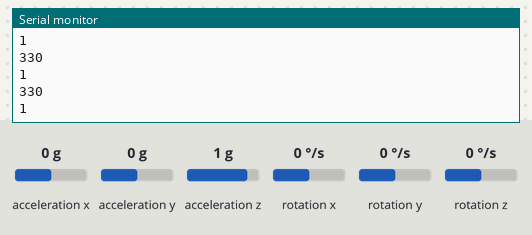
A sketch run on a simulated Arduino Uno, built for the host (arithmetic inside an expression is 32-bit, double 64-bit). On the bench: the last lines printed to the serial monitor. The test bench sets the inputs (shaded band); at power-on: acceleration x 0 g, acceleration y 0 g, acceleration z 1 g, rotation x 0 °/s, rotation y 0 °/s, rotation z 0 °/s.

Above: at 1.2 s.
1.3 s: acceleration x set to -1.4 g
At 1.46 s:
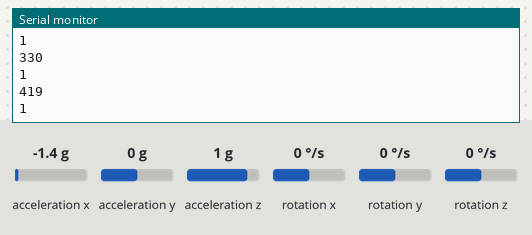
2.8 s: acceleration y set to -0.8 g
At 2.97 s:
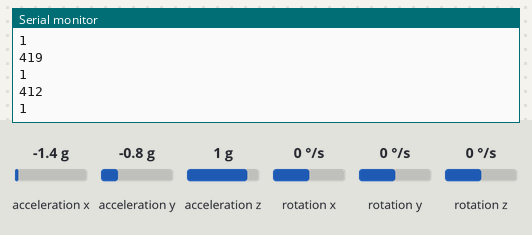
4.3 s: acceleration z set to -1.4 g
At 4.48 s:
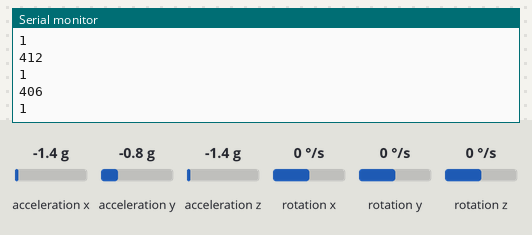
5.8 s: rotation x set to -192 °/s
At 5.98 s:
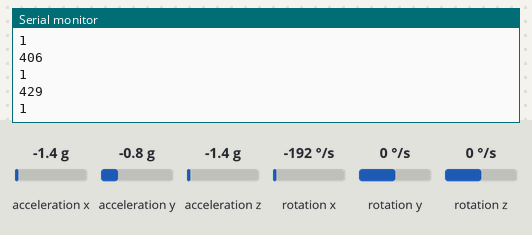
Timing chart, 0 to 8.3 s (numbered marks = the images above; inputs shaded):
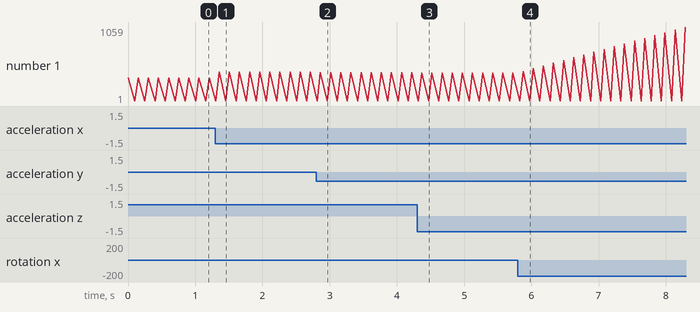

Measured:
- after the input at 1.3 s, the serial monitor: prints a new line after 0.06 s (image 1)
- after the input at 2.8 s, the serial monitor: prints a new line after 0.06 s (image 2)
- after the input at 4.3 s, the serial monitor: prints a new line after 0.07 s (image 3)
- after the input at 5.8 s, the serial monitor: prints a new line after 0.08 s (image 4)
- plotted number 1: 330 → 419 after the input at 1.3 s, 419 → 412 after the input at 2.8 s, 412 → 406 after the input at 4.3 s, 406 → 1059 after the input at 5.8 s

The sketch:

gyro_integration.ino
```cpp
#include "CurieIMU.h"


const float pi = 3.14159;
const float GyroRange=125.0;//Gyro Range
const float AccRange=2.0;//Accelerometer Range

int shoot=1;//Shoot Command
int gyrox,gyroy,gyroz; //Raw data to read the gyro data into
float dt=0.15;
float pitchgyro=0;
float rollgyro=0;
float yawgyro=0;
int x,y,z;
// previous orientation (for comparison)

void setup() {
  Serial.begin(115200); // initialize Serial communication
  while (!Serial);    // wait for the serial port to open

  // initialize device

  CurieIMU.begin();

  // Set the accelerometer range to 2G
  CurieIMU.setAccelerometerRange(AccRange);
  CurieIMU.setGyroRange(GyroRange);

}

float CompFilter(float gyroInput, float AccInput){
  //Complementary Filter, takes a portion of GyroScope Data and Accelerometer Data
  //To Compensate the Drift error by the Gyroscope, caused by integration.
  float filtered_value = 0.70*gyroInput + 0.3*AccInput;
  return filtered_value;
}

float DegreesPerSecond(int rawValue){
 //Convert Raw Value from Gyro to DegreesPerSecond
  float DPS = ( rawValue/32768.9)*GyroRange;
  return DPS;
}


float toms2(int acc){
//Accelerometer Raw Data converted to meters/sec^2
    float AccConverted = (acc/32768000.0)*AccRange*9.8;
    return AccConverted;
}


void positionFunction() {//Used all the above functions to map the Angle of the board to a position in game
  CurieIMU.readAccelerometer(x, y,z);
  CurieIMU.readGyro(gyrox, gyroy, gyroz);
//converts gyro values to degrees per second
  float gdx = DegreesPerSecond(gyrox);
  float gdy = DegreesPerSecond(gyroy);
  float gdz = DegreesPerSecond(gyroz);


//converts accelerometer values to m/s^2
  float accelerationX = toms2(x);
  float accelerationY = toms2(y);
  float accelerationZ = toms2(z);

//pitch, roll and yaw are obtained from the Accelerometer Readings
  float pitch = 180 * atan (accelerationX/sqrt(accelerationY*accelerationY + accelerationZ*accelerationZ))/pi;
  float roll = 180 * atan (accelerationY/sqrt(accelerationX*accelerationX + accelerationZ*accelerationZ))/pi;
  float yaw = 180 * atan (accelerationZ/sqrt(accelerationX*accelerationX + accelerationZ*accelerationZ))/pi;


  //angular velocity is integrated over time to obtain pitch, roll and yaw from the Gyroscope Readings
  pitchgyro +=(gdx)*dt;
  rollgyro -=(gdy)*dt;
  yawgyro +=(gdz)*dt;

  //Complementery Filter is applied
  float final_roll = CompFilter(pitchgyro,roll);
  float final_pitch = CompFilter(rollgyro,pitch);
  float final_yaw = CompFilter(yawgyro,yaw);

  if (abs(final_roll)>abs(final_pitch) & abs(final_roll)>abs(final_yaw)) {
    if (final_roll<0) {
      int fposition=(abs(final_roll)/GyroRange)*375;
      Serial.println(fposition+370);
      delay(100);
    }
    else{
      int fposition=(final_roll/GyroRange)*375;
      Serial.println(370-fposition);
      delay(100);
    }
  }
   else if (abs(final_pitch)>abs(final_roll) & abs(final_pitch)>abs(final_yaw)) {
    if (final_pitch<0) {
      int fposition=(abs(final_pitch)/GyroRange)*375;
      Serial.println(fposition+370);
      delay(100);
    }
    else{
      int fposition=(final_pitch/GyroRange)*375;
      Serial.println(370-fposition);
      delay(100);
    }
  }
   else if (abs(final_yaw)>abs(final_pitch) & abs(final_yaw)>abs(final_roll)) {
    if (final_yaw<0) {
      int fposition=(abs(final_yaw)/GyroRange)*375;
      Serial.println(fposition+370);
      delay(100);
    }
    else{
      int fposition=(final_yaw/GyroRange)*375;
      Serial.println(370-fposition);
      delay(100);
    }
  }

}


void loop() {

  positionFunction();
  Serial.println(shoot);
  delay(50);

}
```
